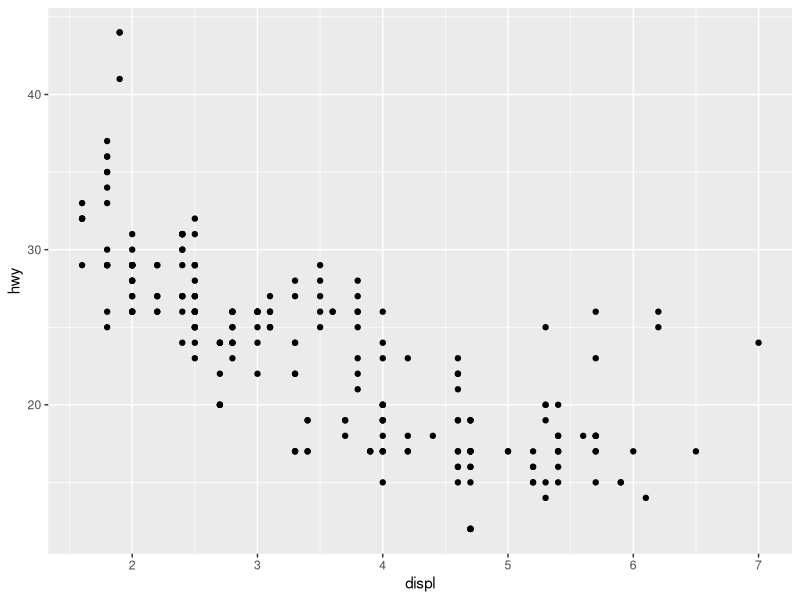
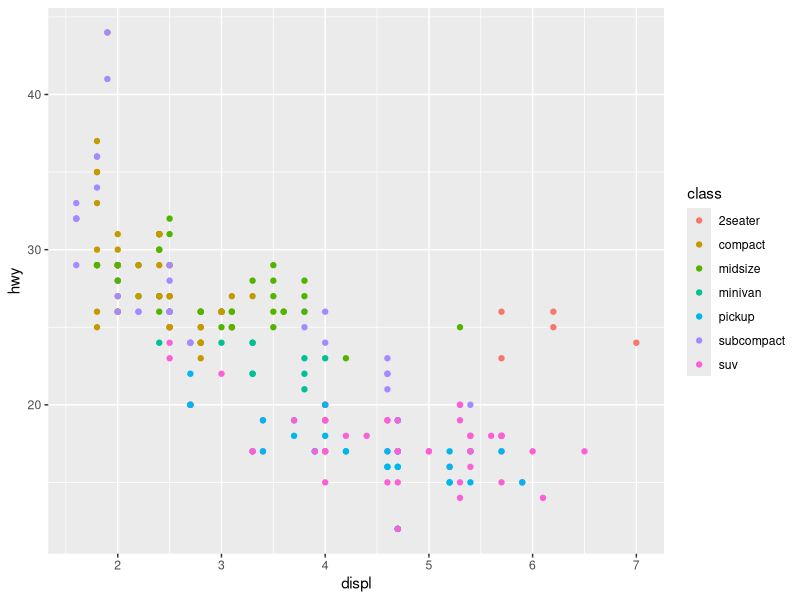
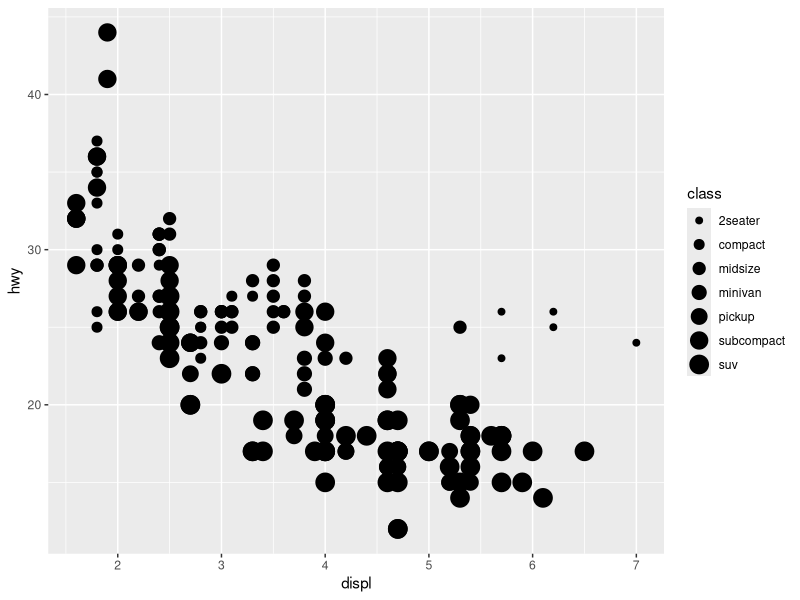
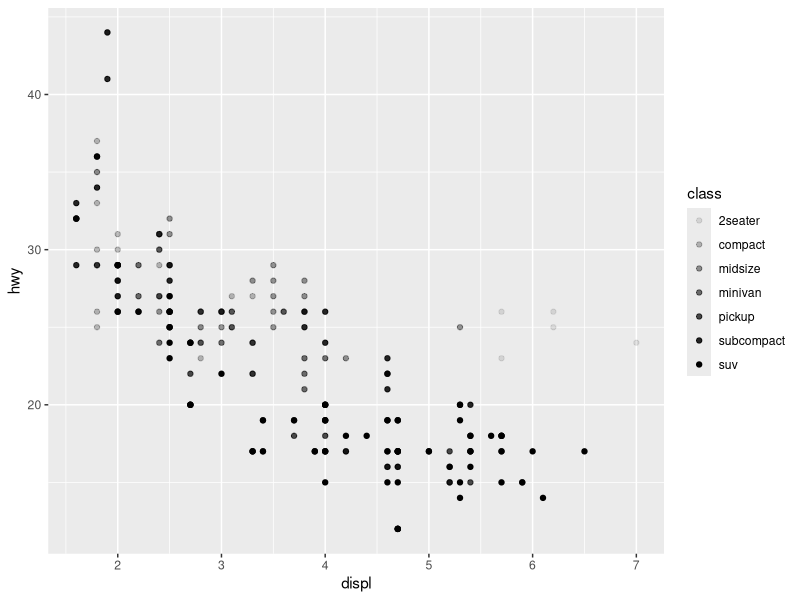
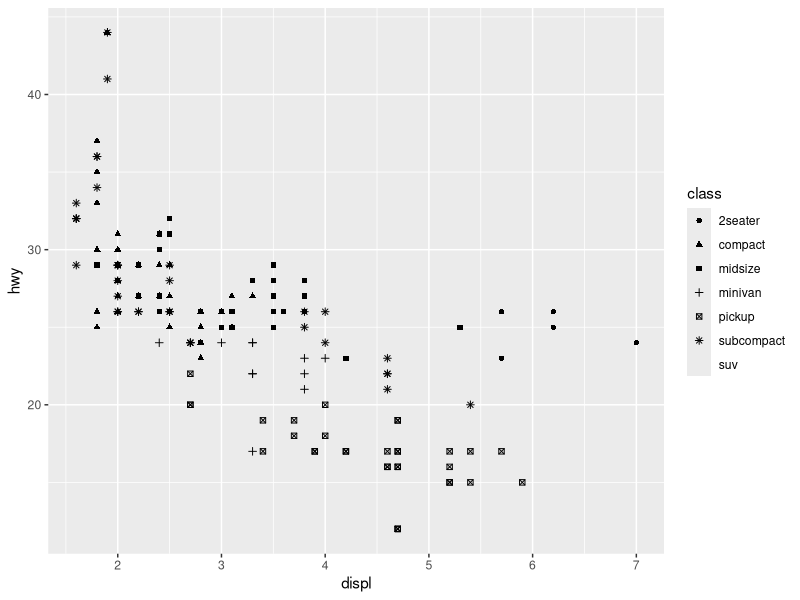
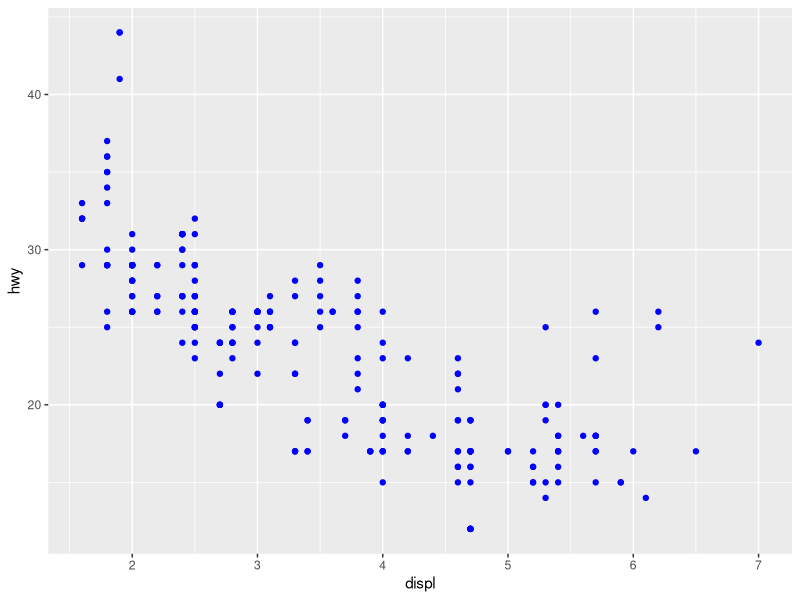
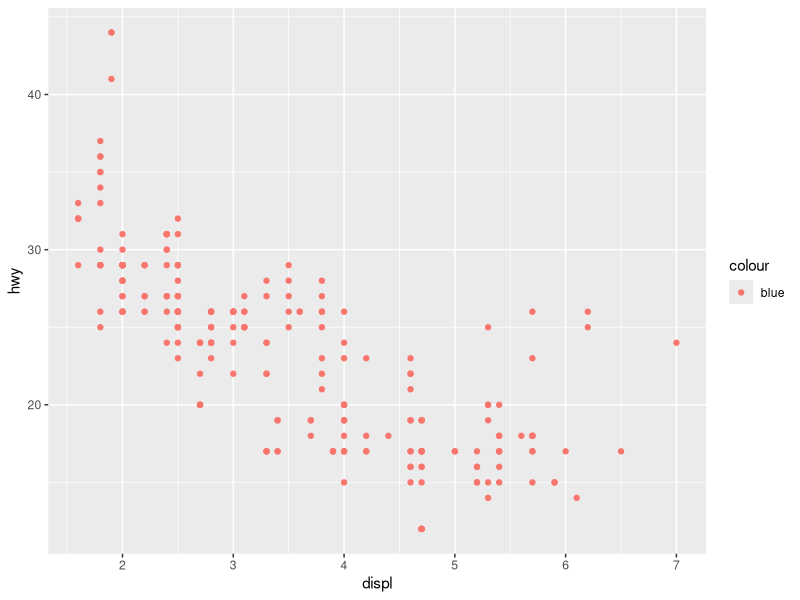
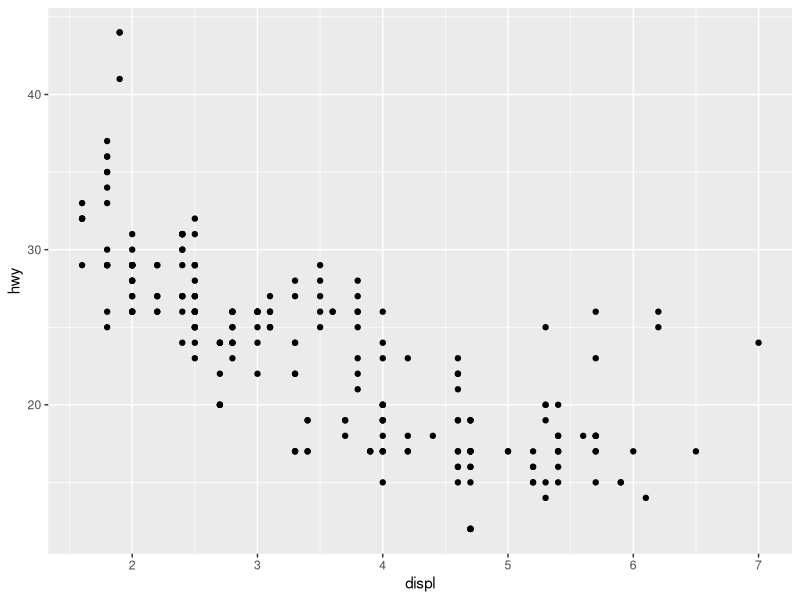

The R source for these figures, in order:
#install.packages("tidyverse")
library(tidyverse)
#package::function()
#ggplot2::ggplot()


#Let’s use our first graph to answer a question:
#Do cars with big engines use more fuel than cars with small engines?
#You probably already have an answer, but try to make your answer precise.
#What does the relationship between engine size and fuel efficiency look like?
#Is it positive? Negative? Linear? Nonlinear?
mpg
#to know more about the dataset
?mpg

#plot
ggplot(data = mpg) + 
  geom_point(mapping = aes(x = displ, y = hwy))

#The plot shows a negative relationship between engine size (displ) and fuel efficiency (hwy).
#In other words, cars with big engines use more fuel.



#syntax
#ggplot(data = <DATA>) + 
#  <GEOM_FUNCTION>(mapping = aes(<MAPPINGS>))




#-------------------------------------------------------------------------------------------
#“The greatest value of a picture is when it forces us to notice what we never expected to see.” — John Tukey
ggplot(data = mpg) + 
  geom_point(mapping = aes(x = displ, y = hwy, color = class))

#ggplot2 will automatically assign a unique level of the aesthetic (here a unique color) 
#to each unique value of the variable, a process known as scaling. 
#ggplot2 will also add a legend that explains which levels correspond to which values.






#In the above example, we mapped class to the color aesthetic, but we could have mapped class to the size
#aesthetic in the same way. In this case, the exact size of each point would reveal its class affiliation. 
#We get a warning here, because mapping an unordered variable (class) to an ordered aesthetic (size) is not
#a good idea.

ggplot(data = mpg) + 
  geom_point(mapping = aes(x = displ, y = hwy, size = class))

#Or we could have mapped class to the alpha aesthetic, which controls the transparency of the points, 
#or to the shape aesthetic, which controls the shape of the points.

# based on transparency
ggplot(data = mpg) + 
  geom_point(mapping = aes(x = displ, y = hwy, alpha = class))

# based on shapes
ggplot(data = mpg) + 
  geom_point(mapping = aes(x = displ, y = hwy, shape = class))
#SUV gone

# set the aesthetic properties of your geom manually
ggplot(data = mpg) + 
  geom_point(mapping = aes(x = displ, y = hwy), color = "blue")

#Here, the color doesn’t convey information about a variable, 
#but only changes the appearance of the plot. To set an aesthetic manually, 
#set the aesthetic by name as an argument of your geom function; i.e. it goes outside of aes().


#What is wrong here?????
ggplot(data = mpg) + 
  geom_point(mapping = aes(x = displ, y = hwy, color = "blue"))



#What happens if you map an aesthetic to something other than a variable name, like aes(colour = displ < 5)? 
#What happens if you map the same variable to multiple aesthetics?



#---------------------------------------------------------------------------------------------
#Geometric Objects
#A geom is the geometrical object that a plot uses to represent data. 
#People often describe plots by the type of geom that the plot uses. 
#For example, bar charts use bar geoms, line charts use line geoms, 
#boxplots use boxplot geoms, and so on. Scatterplots break the trend; they use the point geom.


ggplot(data = mpg) + 
  geom_point(mapping = aes(x = displ, y = hwy))


#smooth line fitted to the data
ggplot(data = mpg) + 
  geom_smooth(mapping = aes(x = displ, y = hwy))

#Every geom function in ggplot2 takes a mapping argument. 
#However, not every aesthetic works with every geom. You could set the shape of a point, 
#but you couldn’t set the “shape” of a line. On the other hand, you could set the linetype of a line. 
#geom_smooth() will draw a different line, with a different linetype, for each unique value of the 
#variable that you map to linetype.



ggplot(data = mpg) + 
  geom_smooth(mapping = aes(x = displ, y = hwy, linetype = drv))


#Here geom_smooth() separates the cars into three lines based on their drv value, 
#which describes a car’s drivetrain. One line describes all of the points with a 4 value, 
#one line describes all of the points with an f value, and one line describes all of the points with an r 
#value. Here, 4 stands for four-wheel drive, f for front-wheel drive, and r for rear-wheel drive.




ggplot(data = mpg) +
  geom_smooth(mapping = aes(x = displ, y = hwy))

ggplot(data = mpg) +
  geom_smooth(mapping = aes(x = displ, y = hwy, group = drv))

ggplot(data = mpg) +
  geom_smooth(
    mapping = aes(x = displ, y = hwy, color = drv),
    show.legend = FALSE
  )





#To display multiple geoms in the same plot, add multiple geom functions to ggplot():
ggplot(data = mpg) + 
  geom_point(mapping = aes(x = displ, y = hwy)) +
  geom_smooth(mapping = aes(x = displ, y = hwy))


#This, however, introduces some duplication in our code. 
#Imagine if you wanted to change the y-axis to display cty instead of hwy. 
#You’d need to change the variable in two places, and you might forget to update one. 
#You can avoid this type of repetition by passing a set of mappings to ggplot(). ggplot2 will 
#treat these mappings as global mappings that apply to each geom in the graph. 
#In other words, this code will produce the same plot as the previous code:

ggplot(data = mpg, mapping = aes(x = displ, y = hwy)) + 
  geom_point() + 
  geom_smooth()



#If you place mappings in a geom function, ggplot2 will treat them as local mappings for the layer. 
#It will use these mappings to extend or overwrite the global mappings for that layer only. 
#This makes it possible to display different aesthetics in different layers.


ggplot(data = mpg, mapping = aes(x = displ, y = hwy)) + 
  geom_point(mapping = aes(color = class)) + 
  geom_smooth()





#You can use the same idea to specify different data for each layer. 
#Here, our smooth line displays just a subset of the mpg dataset, 
#the subcompact cars. The local data argument in geom_smooth() overrides 
#the global data argument in ggplot() for that layer only.


ggplot(data = mpg, mapping = aes(x = displ, y = hwy)) + 
  geom_point(mapping = aes(color = class)) + 
  geom_smooth(data = filter(mpg, class == "subcompact"), se = FALSE)


#Exercises
#1) What geom would you use to draw a line chart? A boxplot? A histogram? An area chart?
  
#2) Run this code in your head and predict what the output will look like. 
#Then, run the code in R and check your predictions.

#ggplot(data = mpg, mapping = aes(x = displ, y = hwy, color = drv)) + 
 # geom_point() + 
  #geom_smooth(se = FALSE)


#3) What does show.legend = FALSE do? What happens if you remove it?
  
#4) What does the se argument to geom_smooth() do?
  
#5) Will these two graphs look different? Why/why not?
  
#first
  ggplot(data = mpg, mapping = aes(x = displ, y = hwy)) + 
  geom_point() + 
  geom_smooth()

#second
ggplot() + 
  geom_point(data = mpg, mapping = aes(x = displ, y = hwy)) + 
  geom_smooth(data = mpg, mapping = aes(x = displ, y = hwy))
